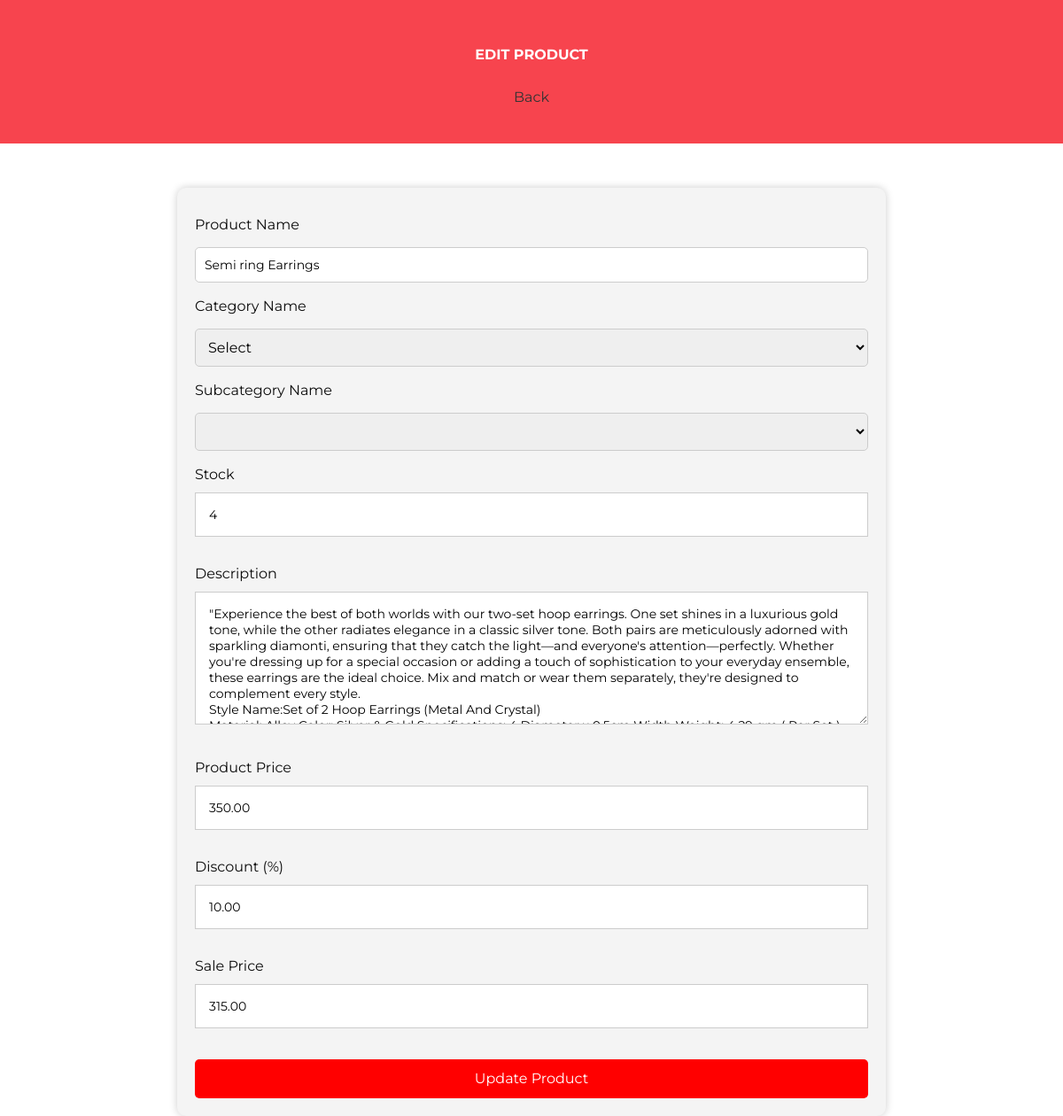
The page /edit_product/7/ (signed in) on the database as committed earlier.
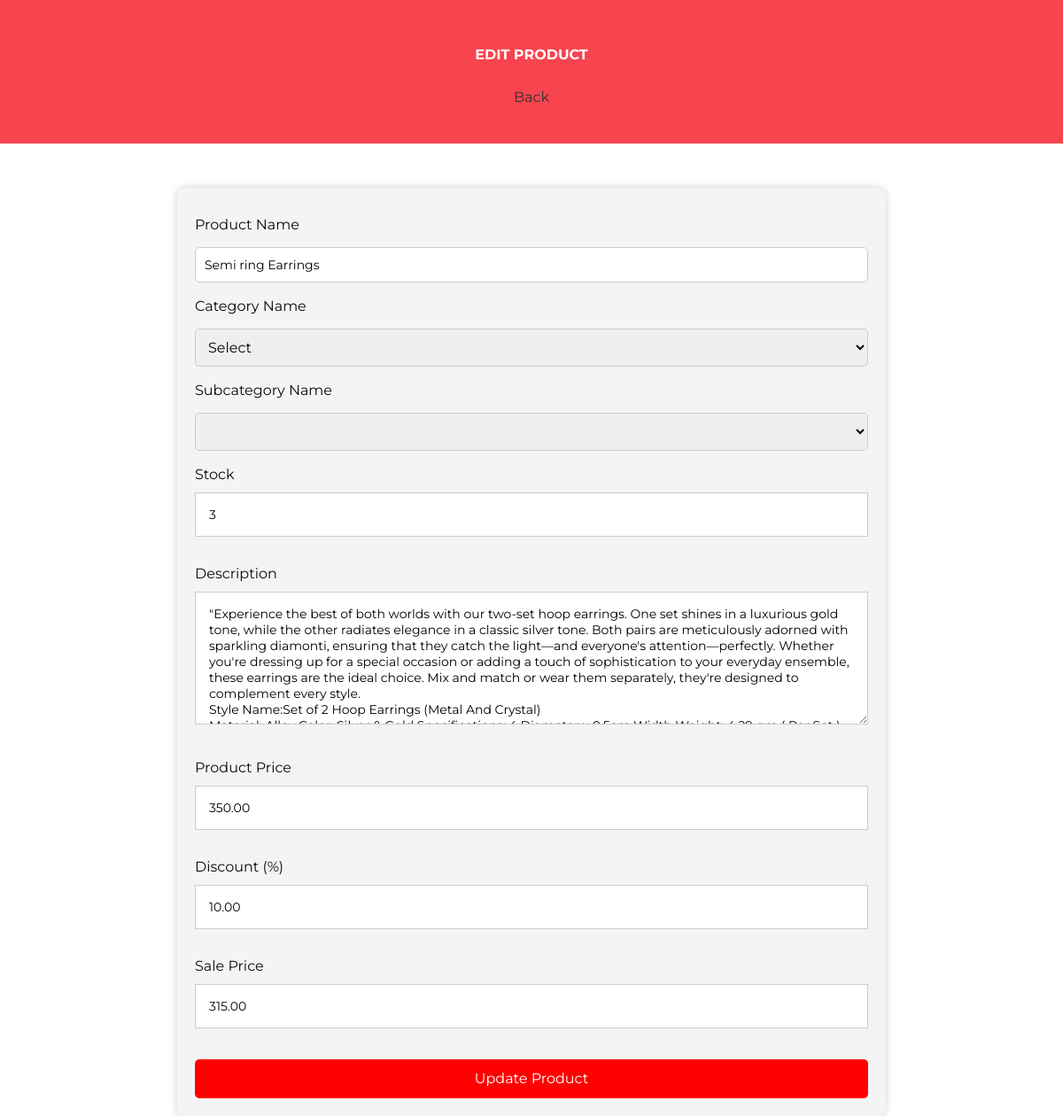
The same page on the database as committed later.
### firstapp/models.py (models this page shows, shortened)
class Product1(models.Model):
    product_name = models.CharField(max_length=255)
    category = models.ForeignKey(Category1, on_delete=models.CASCADE)  # Use ForeignKey to relate to Category
    subcategory = models.ForeignKey(Subcategory1, on_delete=models.CASCADE)  # Use ForeignKey to relate to Subcategory
    stock = models.PositiveIntegerField(default=1, null=True)
    description = models.TextField()
    price = models.DecimalField(max_digits=10, decimal_places=2)
    discount = models.DecimalField(max_digits=5, decimal_places=2, default=0.0)
    sale_price = models.DecimalField(max_digits=10, decimal_places=2, editable=False)
    product_image = models.ImageField(upload_to='product_images/')
    STATUS_CHOICES = [
        ('In Stock', 'In Stock'),
        ('Out of Stock', 'Out of Stock'),
    ]
    status = models.CharField(max_length=20, choices=STATUS_CHOICES, default='In Stock')

### firstapp/views.py (the view, shortened to what this page needs)
# urls.py: path('edit_product/<int:id>/', views.edit_product, name='edit_product'),
@login_required
def edit_product(request, id):
    product = get_object_or_404(Product1, pk=id)
    return render(request, 'editproduct.html', {'product': product})

### templates/editproduct.html (shortened to what this page needs)
{% load static %}
<!DOCTYPE html>
<html lang="en">
<head>
    <link rel="stylesheet" type="text/css" href="{% static 'css/bootstrap.css' %}" />
    <link href="{% static 'css/font-awesome.min.css' %}" rel="stylesheet" />
    <link rel="stylesheet" type="text css" href="https://code.jquery.com/ui/1.12.1/themes/base/jquery-ui.css">
    <link href="{% static 'css/style.css' %}" rel="stylesheet" />
    <link href="{% static 'css/responsive.css' %}" rel="stylesheet">
    <link rel="stylesheet" href="https://cdnjs.cloudflare.com/ajax/libs/font-awesome/6.2.0/css/all.min.css">
</head>
    <body class="sub_page">
            <section class="inner_page_head">
                <div class="container_fuild">
                    <div class="row">
                        <div class="col-md-12">
                            <div class="full">
                                <h class="left-corner-heading"><strong>EDIT PRODUCT</strong></h2>
                            </div>
                        </div>
                    </div>
                </div>
                <div >
                    <a href="{% url 'adminpanel' %}" class="back-button">
                         Back
                    </a>
                </div>
            </section>
    <div class="container">
        <form method="post" enctype="multipart/form-data">
            <label for="product-name">Product Name</label>
            <input type="text" name="product-name" value="{{ product.product_name }}" required>
            <label for="category-name">Category Name</label>
            <select name="category-name" id="category-name" required onchange="updateSubcategoryOptions()">
                <option value="">Select</option>
            </select>
            <label for="subcategory-name">Subcategory Name</label>
            <select name="subcategory-name" id="subcategory-name" required>
            </select>
            <label for="stock">Stock</label>
            <input type="number" name="stock" value="{{ product.stock }}" required>
            <label for="description">Description</label>
            <textarea name="description" required>{{ product.description }}</textarea>
            <label for="price">Product Price</label>
            <input type="number" name="price" value="{{ product.price }}" required>
            <label for="discount">Discount (%)</label>
            <input type="number" name="discount" value="{{ product.discount }}" oninput="calculateSalePrice()">
            <label for="sale-price">Sale Price</label>
            <input type="number" name="sale-price" value="{{ product.sale_price }}" readonly>
            <button type="submit">Update Product</button>
        </form>
    </div>
</body>
</html>

### static/css/style.css (style rules this page uses)
* { box-sizing: border-box; }
body { font-family: 'Montserrat', sans-serif; color: #0c0c0c; background-color: #ffffff; overflow-x: hidden; }
a, a:hover, a:focus { text-decoration: none; }
.inner_page_head { background: #f7444e; text-align: center; color: #fff; padding-top: 50px; padding-bottom: 40px; }
form input { background: #fff; border: solid #ccc 1px; padding: 15px 15px; width: 100%; font-size: 14px; margin-bottom: 20px; line-height: normal; }
form textarea { background: #fff; border: solid #ccc 1px; padding: 15px 15px; width: 100%; min-height: 150px; font-size: 14px; margin-bottom: 20px; line-height: normal; }

### static/css/responsive.css (style rules this page uses)
@media (min-width: 1200px) { .container { max-width: 1170px; } }

### templates/editproduct.html (style rules this page uses)
.back-button { text-decoration: none; color: #333; margin-left: 1200px; }
.container { max-width: 800px; margin-top: 50px; margin-left: 50 px; padding: 20px; background-color: #f4f4f4; border-radius: 10px; box-shadow: 0 0 10px rgba(0, 0, 0, 0.2); }
label { display: block; margin-top: 10px; }
input[type="text"], input[type="file"], select { width: 100%; padding: 10px; margin: 5px 0; border: 1px solid #ccc; border-radius: 5px; }
button[type="submit"] { display: block; width: 100%; padding: 10px; background-color: #ff0000; color: #fff; border: none; border-radius: 5px; cursor: pointer; margin-top: 15px; }

Rows that differ between the two databases and show on the page:
changed Product1 "Semi ring Earrings": stock "4" → "3"
